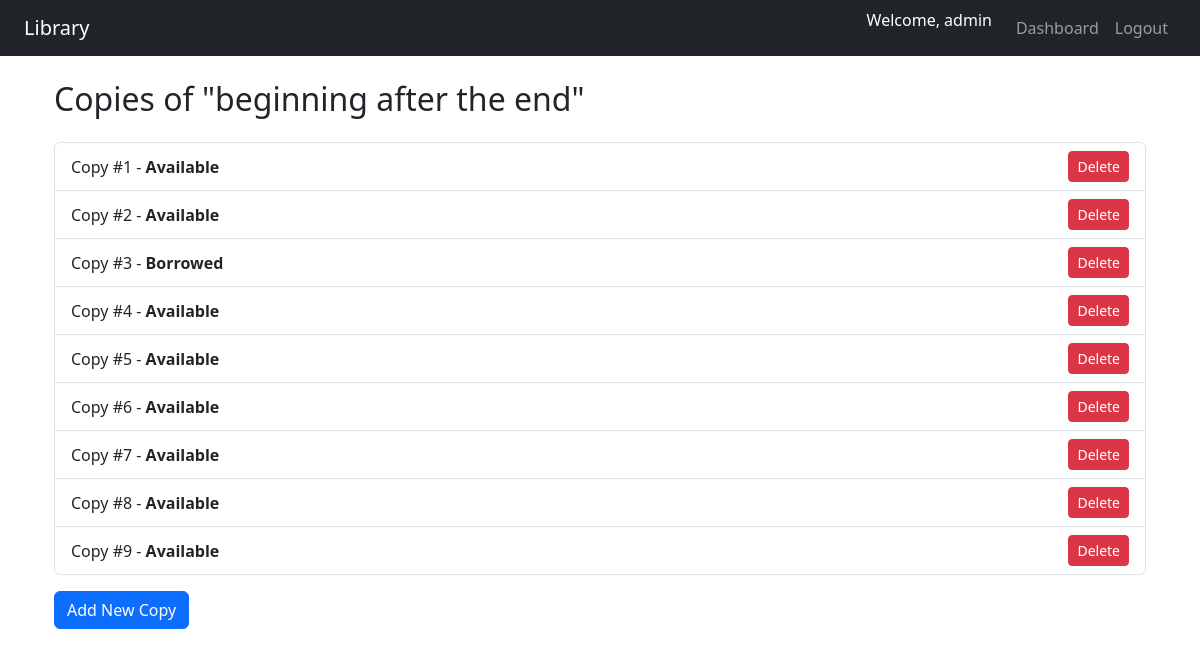
Screenshot of /admins/books/6/copies (signed in) with the database file from the repository.
### core/models.py (models this page shows, shortened)
class CustomUser(AbstractUser):
    ROLE_CHOICES = (
        ('ADMIN','Admin'),
        ('MEMBER','Member'),
    )
    role = models.CharField(max_length = 10, choices = ROLE_CHOICES,default='MEMBER')
    phone_number = models.CharField(
        max_length=10,
        validators=[RegexValidator(regex = r'^\d{10}$',message = 'Enter a valid 10 digit phone number')],
        blank = True,
        null = True,
    )
    address = models.CharField(blank=True,null=True)

class Book(models.Model):
    title = models.CharField(max_length=255)
    author = models.CharField(max_length=255)
    genre = models.CharField(max_length=100,blank = True, null=True)
    language = models.CharField(max_length=50,blank = True,null = True)
    isbn = models.CharField(max_length=13,unique=True)
    total_copies = models.PositiveIntegerField(default=0)
    available_copies = models.PositiveIntegerField(default = 0)

class BookCopy(models.Model):
    STATUS_CHOICES = [
    ("AVAILABLE","Available"),
    ("BORROWED","Borrowed"),
    ("RESERVED","Reserved"),
    ("LOST","Lost")
    ]
    book = models.ForeignKey(Book,on_delete=models.CASCADE,related_name="copies")
    copy_number = models.PositiveIntegerField()
    status = models.CharField(max_length = 10,choices=STATUS_CHOICES,default = "AVAILABLE")
    location = models.CharField(max_length=100,blank = True,null= True)
    class Meta:
        unique_together = ("book","copy_number")

### core/views.py (the view)
# urls.py: path('admins/books/<int:book_id>/copies',views.book_copies,name = 'book_copies'),
@user_passes_test(is_admin)
def book_copies(request,book_id):
    book = get_object_or_404(Book,pk=book_id)
    copies = book.copies.all()
    return render(request,"core/admin/book_copies.html",{'book':book,'copies':copies})

### core/views.py (called while the page is built)
def is_admin(user):
    return user.is_authenticated and user.role == 'ADMIN'

### core/templates/core/admin/book_copies.html (shortened to what this page needs)
{% extends 'base.html' %}
{% block content %}
<div class="container my-4">
  <h2 class="mb-4">Copies of "{{ book.title }}"</h2>
  {% if copies %}
  <ul class="list-group mb-3">
    {% for copy in copies %}
      <li class="list-group-item d-flex justify-content-between align-items-center">
        <span>Copy #{{ copy.copy_number }} - <strong>{{ copy.status|title }}</strong></span>
        <a href="{% url 'core:delete_book_copy' copy.id %}" class="btn btn-sm btn-danger">Delete</a>
      </li>
    {% endfor %}
  </ul>
  {% else %}
    <div class="alert alert-info">No copies found.</div>
  {% endif %}
  <a href="{% url 'core:add_book_copy' book.id %}" class="btn btn-primary">Add New Copy</a>
</div>
{% endblock %}

### core/templates/base.html (shortened to what this page needs)
<!DOCTYPE html>
<html lang="en">
<head>
  <link
    href="https://cdn.jsdelivr.net/npm/bootstrap@5.3.2/dist/css/bootstrap.min.css"
    rel="stylesheet"
  />
</head>
<body>
  <nav class="navbar navbar-expand-lg navbar-dark bg-dark px-4 mb-4">
    <a class="navbar-brand" href="/">Library</a>
    <div class="collapse navbar-collapse justify-content-end" id="navbarNav">
      <ul class="navbar-nav">
        {% if user.is_authenticated %}
        <li class="nav-item">
          <span class="navbar-text text-white me-3">
            Welcome, {{ user.username }}
          </span>
        </li>
        <li class="nav-item">
          <a class="nav-link" href="{% url 'core:user_dashboard' %}">Dashboard</a>
        </li>
        <li class="nav-item">
          <form method="post" action="{% url 'users:logout' %}" class="d-inline">
            <button class="btn btn-link nav-link" type="submit">Logout</button>
          </form>
        </li>
        {% endif %}
      </ul>
    </div>
  </nav>
  <div class="container">
    {% block content %}{% endblock %}
  </div>
</body>
</html>

### rows the page displays
CustomUser: username "admin"
Book: title "beginning after the end"
BookCopy: copy_number "1", status "Available"
BookCopy: copy_number "2", status "Available"
BookCopy: copy_number "3", status "Borrowed"
BookCopy: copy_number "4", status "Available"
BookCopy: copy_number "5", status "Available"
BookCopy: copy_number "6", status "Available"
BookCopy: copy_number "7", status "Available"
BookCopy: copy_number "8", status "Available"
BookCopy: copy_number "9", status "Available"
